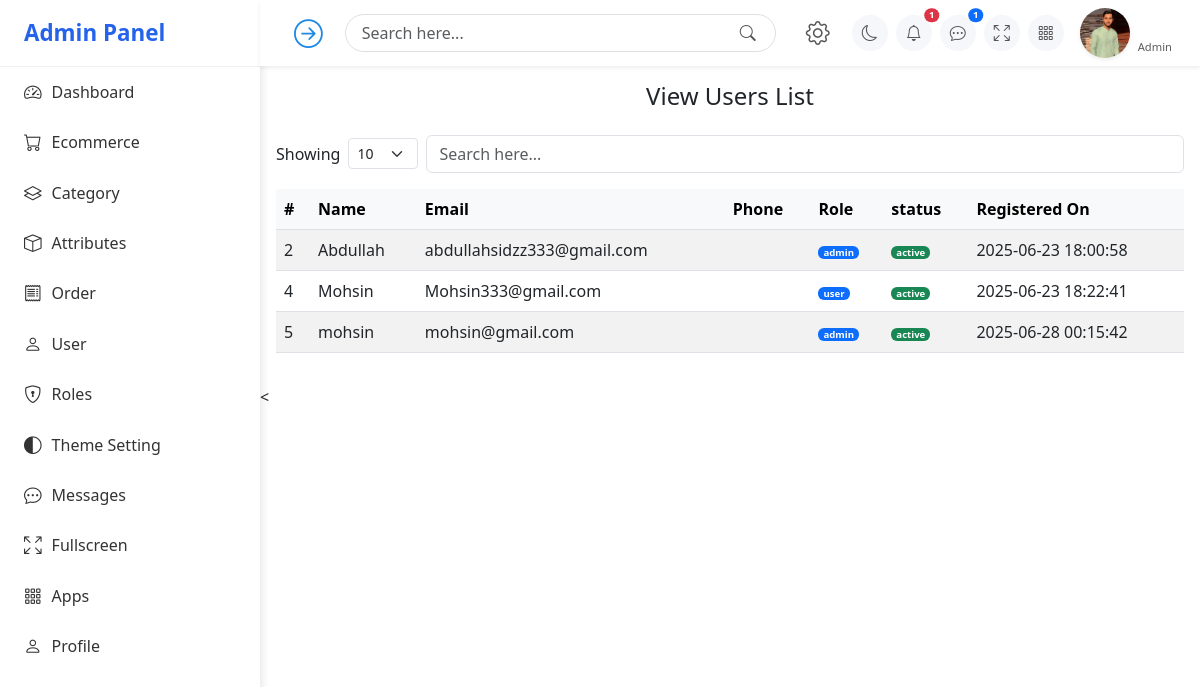
/Server/Admin-Panel/Users.php, run on an earlier commit of the app's database.
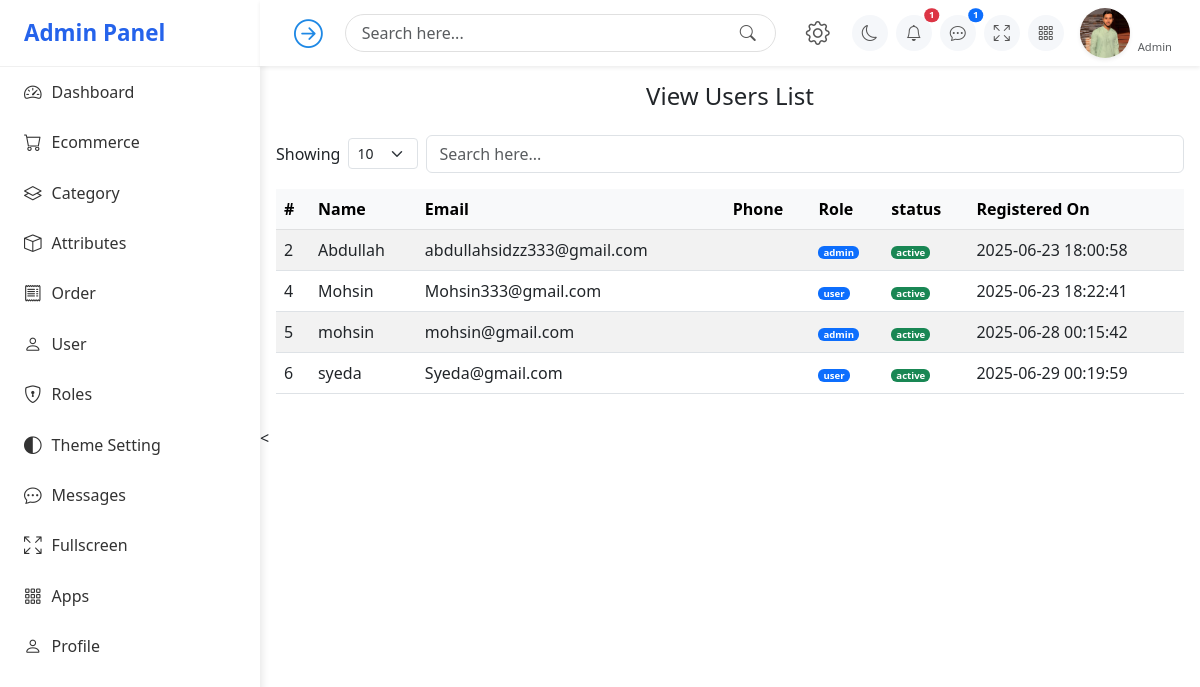
And on a later commit of the database.
### tables this page shows
CREATE TABLE `users` (
  `id` int(11) NOT NULL,
  `name` varchar(100) NOT NULL,
  `email` varchar(100) NOT NULL,
  `password` varchar(255) NOT NULL,
  `phone` varchar(20) DEFAULT NULL,
  `role` enum('user','admin') DEFAULT 'user',
  `status` enum('active','inactive') DEFAULT 'active',
  `created_at` datetime DEFAULT current_timestamp(),
  `updated_at` datetime DEFAULT current_timestamp() ON UPDATE current_timestamp()
);

### Server/Admin-Panel/Users.php (the view, shortened to what this page needs)
<?php
include("./Sidebar.php");
?>
<div class="container  p-3">
  <h4 class="mb-4 text-center ">View Users List</h4>
  <div class="d-flex justify-content-between align-items-center mb-3 flex-wrap gap-2 table-control-wrapper">
    <div class="d-flex align-items-center gap-2 flex-wrap">
      <label for="showEntries">Showing</label>
      <select id="showEntries" class="form-select form-select-sm" style="width: 70px;">
        <option selected>10</option>
      </select>
    </div>
    <input type="text" class="form-control w-50 flex-grow-1 " placeholder="Search here..." />
  </div>
  <div class="table-responsive">
    <table class="table table-hover   table-striped align-middle">
      <thead class="table-light">
        <tr>
          <th>#</th>
          <th>Name</th>
          <th>Email</th>
          <th>Phone</th>
          <th>Role</th>
          <th>status</th>
          <th>Registered On</th>
        </tr>
      </thead>
      <tbody>
        <?php
        $sql = "SELECT * FROM users ORDER BY id";
        $result = $conn->query($sql);
        while ($row = $result->fetch_assoc()) {
        ?>
          <tr>
            <td><?= $row['id'] ?></td>
            <td><?= $row['name'] ?></td>
            <td><?= $row['email'] ?></td>
            <td><?= $row['phone'] ?></td>
            <td><span class="badge bg-primary"><?= $row['role'] ?></span></td>
            <td><span class="badge bg-success"><?= $row['status'] ?></span></td>
            <td><?= $row['created_at'] ?></td>
          </tr>
        <?php
        }
        ?>
      </tbody>
    </table>
  </div>
</div>
<

### Server/Admin-Panel/Sidebar.php (shortened to what this page needs)
<div class="sidebar active" id="sidebar">
  <div class="logo ">Admin Panel</div>
  <div id="sidebarAccordion">
    <ul class="nav flex-column">
      <li class="nav-item">
        <a class="nav-link" href="./Dashbboard.php">
          <i class="bi bi-speedometer2"></i> Dashboard
        </a>
      </li>
      <li class="nav-item">
        <a class="nav-link" data-bs-toggle="collapse" href="#ecommerceMenu" role="button">
          <i class="bi bi-cart"></i> Ecommerce
        </a>
      </li>
      <li class="nav-item">
        <a class="nav-link" data-bs-toggle="collapse" href="#categoryMenu" role="button">
          <i class="bi bi-layers"></i> Category
        </a>
      </li>
      <li class="nav-item">
        <a class="nav-link" data-bs-toggle="collapse" href="#attributesMenu" role="button">
          <i class="bi bi-box"></i> Attributes
        </a>
      </li>
      <li class="nav-item">
        <a class="nav-link" data-bs-toggle="collapse" href="#orderMenu" role="button">
          <i class="bi bi-receipt"></i> Order
        </a>
      </li>
      <li class="nav-item">
        <a class="nav-link" data-bs-toggle="collapse" href="#userMenu" role="button">
          <i class="bi bi-person"></i> User
        </a>
      </li>
      <li class="nav-item">
        <a class="nav-link" data-bs-toggle="collapse" href="#rolesMenu" role="button">
          <i class="bi bi-shield-lock"></i> Roles
        </a>
      </li>
      <li class="nav-item">
        <a class="nav-link" data-bs-toggle="collapse" href="#theme" role="button">
          <i class="bi bi-circle-half"></i>Theme Setting
        </a>
      </li>
      <li class="nav-item">
        <a class="nav-link" href="#"><i class="bi bi-chat-dots"></i> Messages</a>
      </li>
      <li class="nav-item">
        <a class="nav-link" href="#"><i class="bi bi-arrows-fullscreen"></i> Fullscreen</a>
      </li>
      <li class="nav-item">
        <a class="nav-link" href="#"><i class="bi bi-grid-3x3-gap"></i> Apps</a>
      </li>
      <li class="nav-item">
        <a class="nav-link" href="#"><i class="bi bi-person"></i> Profile</a>
      </li>
    </ul>
  </div>
</div>
<div class="content-wrapper shifted" id="contentWrapper">
  <nav class="navbar navbar-expand-lg navbar-light bg-white shadow-sm px-3 py-2 sticky-top">
    <div class="container-fluid d-flex align-items-center">
      <button id="sidebarToggle" class="sidebar-toggle-btn me-3">
        <i id="toggleIcon" class="bi bi-arrow-right-circle"></i>
      </button>
      <form class="search-bar d-flex flex-grow-1 me-3">
        <input type="text" class="form-control search-input" placeholder="Search here...">
        <button class="btn search-btn" type="submit">
          <i class="bi bi-search"></i>
        </button>
      </form>
      <ul class="navbar-nav flex-row align-items-center gap-2">
        <li class="nav-item only-gear">
          <a class="nav-link mx-2 bg-white icon-btn rotating-gear fs-4" href="#"><i class="bi bi-gear"></i></a>
        </li>
        <li class="nav-item">
          <a class="nav-link icon-btn" href="#"><i class="bi bi-moon"></i></a>
        </li>
        <li class="nav-item position-relative">
          <a class="nav-link icon-btn" href="#"><i class="bi bi-bell"></i><span class="badge bg-danger rounded-pill position-absolute top-0 start-100 translate-middle">1</span></a>
        </li>
        <li class="nav-item position-relative">
          <a class="nav-link icon-btn" href="#"><i class="bi bi-chat-dots"></i><span class="badge bg-primary rounded-pill position-absolute top-0 start-100 translate-middle">1</span></a>
        </li>
        <li class="nav-item">
          <a class="nav-link icon-btn" href="#"><i class="bi bi-arrows-fullscreen"></i></a>
        </li>
        <li class="nav-item">
          <a class="nav-link icon-btn" href="#"><i class="bi bi-grid-3x3-gap"></i></a>
        </li>
        <li class="nav-item d-flex align-items-center ms-2">
          <img src="./assets/Images/Abdullah.jpg" style="border-radius: 50%; object-fit: cover;" width="50" height="50" class="shadow-sm me-2" alt="User">
          <div class="user-info">
            <span class="fw-semibold"><?= $adminName  ?></span><br>
            <small class="text-muted">Admin</small>
          </div>
        </li>
      </ul>
    </div>
  </nav>

### Server/Admin-Panel/Assets/CSS/admin.css (style rules this page uses)
.rotating-gear i { animation: spin 4s linear infinite; }
.sidebar { position: fixed; top: 0; left: -260px; width: 260px; height: 100%; background-color: #fff; box-shadow: 2px 0 8px rgba(0,0,0,0.1); transition: left 0.3s ease; z-index: 1000; overflow-y: auto; }
.sidebar.active { left: 0; }
.sidebar .logo { padding: 1rem 1.5rem; font-size: 1.4rem; font-weight: bold; color: #2563EB ; border-bottom: 1px solid #f0f0f0; }
.sidebar .nav-link { padding: 0.75rem 1.5rem; color: #333; font-weight: 500; display: flex; align-items: center; }
.sidebar .nav-link i { margin-right: 10px; font-size: 1.1rem; }
.content-wrapper { margin-left: 0; transition: margin-left 0.3s ease; }
.content-wrapper.shifted { margin-left: 260px; }
.sidebar-toggle-btn { border: none; background: transparent; font-size: 1.8rem; color: #1e88e5; cursor: pointer; transition: transform 0.3s ease, color 0.3s ease; }
.search-bar { position: relative; width: 300px; }
.search-input { border-radius: 30px; padding-left: 1rem; padding-right: 2.5rem; border: 1px solid #e0e0e0; box-shadow: none; transition: all 0.3s ease; }
.search-btn { position: absolute; right: 8px; top: 50%; transform: translateY(-50%); background: none; border: none; color: #555; font-size: 1rem; }
.icon-btn { background-color: #f5f7fa; border-radius: 50%; width: 36px; height: 36px; display: flex; align-items: center; justify-content: center; color: #555; position: relative; transition: all 0.2s ease; }
.badge { font-size: 0.6rem; padding: 2px 5px; }
.user-info small { font-size: 0.7rem; }

### Server/Admin-Panel/Sidebar.php (style rules this page uses)
.content-wrapper { margin-left: 0; transition: margin-left 0.3s ease; }
.content-wrapper.shifted { margin-left: 260px; }
.sidebar-toggle-btn { border: none; background: transparent; font-size: 1.8rem; color: #1e88e5; cursor: pointer; transition: transform 0.3s ease, color 0.3s ease; }
.search-bar { position: relative; width: 300px; }
.search-input { border-radius: 30px; padding-left: 1rem; padding-right: 2.5rem; border: 1px solid #e0e0e0; box-shadow: none; transition: all 0.3s ease; }
.search-btn { position: absolute; right: 8px; top: 50%; transform: translateY(-50%); background: none; border: none; color: #555; font-size: 1rem; }
.icon-btn { background-color: #f5f7fa; border-radius: 50%; width: 36px; height: 36px; display: flex; align-items: center; justify-content: center; color: #555; position: relative; transition: all 0.2s ease; }
.badge { font-size: 0.6rem; padding: 2px 5px; }
.user-info small { font-size: 0.7rem; }
.rotating-gear i { animation: spin 4s linear infinite; }
.sidebar { position: fixed; top: 0; left: -260px; width: 260px; height: 100%; background-color: #fff; box-shadow: 2px 0 8px rgba(0, 0, 0, 0.1); transition: left 0.3s ease; z-index: 1000; overflow-y: auto; }
.sidebar.active { left: 0; }
.sidebar .logo { padding: 1rem 1.5rem; font-size: 1.4rem; font-weight: bold; color: #2563EB; border-bottom: 1px solid #f0f0f0; text-decoration: none; }
.sidebar .nav-link { padding: 0.75rem 1.5rem; color: #333; font-weight: 500; display: flex; align-items: center; }
.sidebar .nav-link i { margin-right: 10px; font-size: 1.1rem; }

What changed in the data, as far as the page shows it:
added users: id "6", name "syeda", email "Syeda@gmail.com", role "user", status "active", created_at "2025-06-29 00:19:59"
